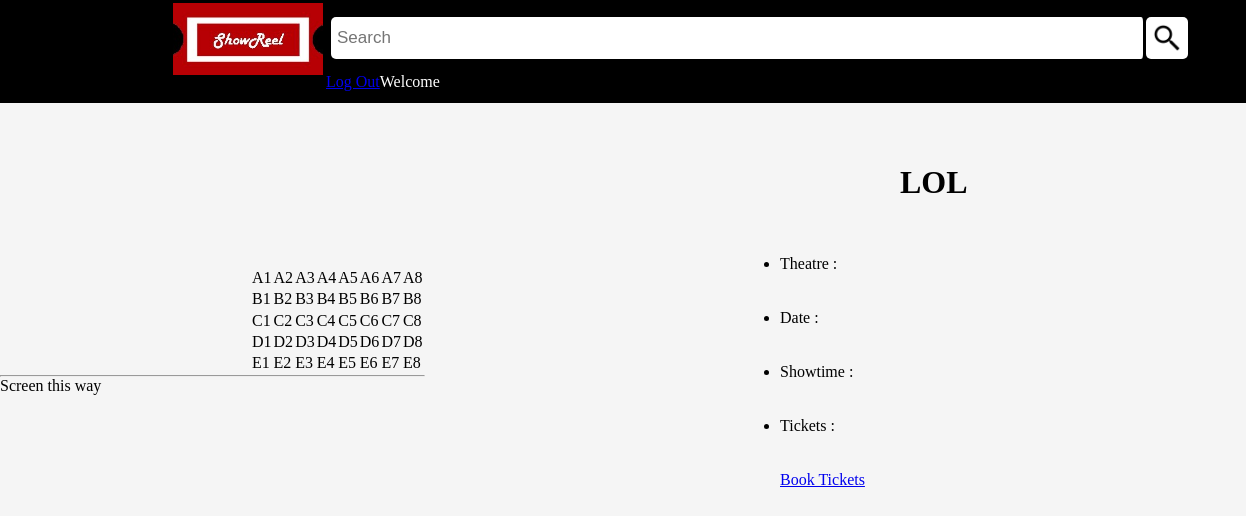
The app's page /extra/tre.php?showid=76522 with its own data.
### tables this page shows
CREATE TABLE `seats` (
  `show_id` int(5) NOT NULL,
  `seat_no` varchar(3) NOT NULL,
  `booked` tinyint(1) NOT NULL DEFAULT '0'
);

### extra/tre.php (the view, shortened to what this page needs)
<?php
$conn = mysqli_connect("localhost", "root", "", "moviesite") or die("Couldn't connect");
$showid = $_GET['showid'];
?>
<!DOCTYPE html>
<html>
	<head>
		<link rel="stylesheet" type="text/css" href="./CSS/cbstyle.css" />
		<link rel="stylesheet" type="text/css" href="./CSS/style1.css" />
	</head>
	<body bgcolor= #f5f5f5>
		<div class="myHeader">
    	<div class="header1">
    		<div class="MHimage">
      			<a href="./index.php"><img src="./images/logo.jpg" /></a>
	      	</div>
  	    	<div class="searchBar">
    	  		<input type="text" name="searchBar" placeholder="Search" />
      			<input type="image" name="searchB" src="./images/search.png" class="searchButton" />
      		</div>
	    	<div class="headerA">
          		<span class="htext">Welcome <?php  ?></span>
          		<a href="./logout.php">Log Out</a>
        	</div>
	    </div>
		</div>
		<div class="seat-layout" >
			<div class="seats">
				<br /><br /><br /><br /><br /><br /><br /><br /><br /><br /><br /><br />
				<table>
					<?php
					$rows = $rows = array('A', 'B', 'C', 'D', 'E');
					$rows = array_map('strval', $rows);
					foreach ($rows as $row1) {
						echo "<tr>";
						$sql = "SELECT seat_no, booked FROM seats WHERE seat_no LIKE '$row1%' AND show_id = $showid;";
						$result = mysqli_query($conn, $sql);
						if(!$result) {
							die("Couldn't complete query: " . mysqli_error($conn)) ;
						} else {
							while($row = mysqli_fetch_assoc($result)) {
								echo '<td>';
								echo '<label for="', htmlspecialchars($row['seat_no'],ENT_QUOTES, 'UTF-8'), '" class="checkbox" ><span class="text">'.$row['seat_no'].'</span></label>';
								echo "</td>";
							}
						}
						echo "</tr>";
					}
				?>
				</table>
				<hr />
				<p>Screen this way</p>
			</div>
			<div class="booking">
				<div class="MovHeader">
					<br /><br /><br />
					<h1>LOL</h1>
				</div>
				<div class="details">
					<br /><br /><br />
					<ul>
						<li>Theatre :</li>
						<br /><br />
						<li>Date :</li>
						<br /><br />
						<li>Showtime :</li>
						<br /><br />
						<li>Tickets :</li>
						<br /><br />
					</ul>
					<a href="rst.php?bk=1">Book Tickets</a>
			    </div>
			<br / ><br /><br />
		</div>
	</body>
</html>

### CSS/cbstyle.css (style rules this page uses)
.text { vertical-align: middle; }
.seat-layout { width: 60%; }
.seats table { float:left; padding-left:250px; }
.seats { position: absolute; top:50px; }
.MovHeader { margin-left:120px; }
.details { position: absolute; }
.booking { position: absolute; float:right; top:110px; left:780px; height:800px; width:38%; }

### CSS/style1.css (style rules this page uses)
* { margin: 0px; padding: 0px; }
.myHeader { background-color: #000; position: relative; height: auto; overflow: hidden; width: auto; }
.header1 { margin-left: 170px; }
.myHeader a { float: left; }
.MHimage img { margin: 3px; width: 150px; height: 72px; }
.htext { color: #FFFFFF; }
.searchBar { float: left; margin-top: 9px; display: inline-block; }
.searchBar input[type=text] { float: left; height: 30px; width: 800px; padding: 6px; border: none; border-radius: 5px; margin: 5px; margin-top: 8px; margin-right: 0px; font-size: 17px; border-right: 3px solid black; }
.searchButton { float: left; background-color: #FFFFFF; cursor: pointer; font-weight: bold; padding-bottom: 2px; border-radius: 5px; width: 30px; height: 30px; padding: 6px; margin-top: 8px; margin-right: 16px; }
.headerA { margin-top: 0px; float: left; height: 30px; margin-top: 9px; display: inline-block; }
.headerA a, { float: left; background-color: #025ced; border-radius: 3px; display: inline-block; color: #FFFFFF; margin: 2px; margin-top: 14px; text-align: center; vertical-align: middle; padding: 5px 10px; text-decoration: none; font-size: 17px; }

### records on screen
seats: seat_no "A1"
seats: seat_no "A2"
seats: seat_no "A3"
seats: seat_no "A4"
seats: seat_no "A5"
seats: seat_no "A6"
seats: seat_no "A7"
seats: seat_no "A8"
seats: seat_no "B1"
seats: seat_no "B2"
seats: seat_no "B3"
seats: seat_no "B4"
seats: seat_no "B5"
seats: seat_no "B6"
seats: seat_no "B7"
seats: seat_no "B8"
seats: seat_no "C1"
seats: seat_no "C2"
seats: seat_no "C3"
seats: seat_no "C4"
seats: seat_no "C5"
seats: seat_no "C6"
seats: seat_no "C7"
seats: seat_no "C8"
seats: seat_no "D1"
seats: seat_no "D2"
seats: seat_no "D3"
seats: seat_no "D4"
seats: seat_no "D5"
seats: seat_no "D6"
seats: seat_no "D7"
seats: seat_no "D8"
seats: seat_no "E1"
seats: seat_no "E2"
seats: seat_no "E3"
seats: seat_no "E4"
seats: seat_no "E5"
seats: seat_no "E6"
seats: seat_no "E7"
seats: seat_no "E8"
